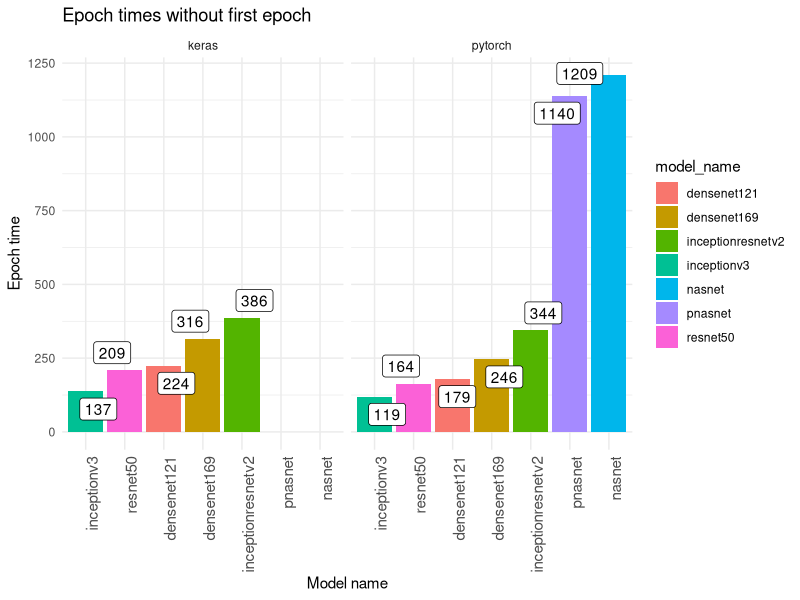

This chart was generated by the following R code:
library('ggplot2')
library('ggrepel')

acc_plot_wf <- function(df, save=FALSE, title='', plot_name='') {
  
  g_full <- ggplot(df, aes(x=reorder(model_name, epoch_time), y=epoch_time)) + 
    # geom_point(aes(color='framework're), size=4) +
    geom_col(fill='navy') +
    geom_label_repel(aes(label=epoch_time)) +
    scale_color_brewer(palette='Set2') +
    labs(x='Model name', y='Epoch time', title=title) +
    theme_minimal() +
    theme(axis.text.x = element_text(angle=90, hjust=1, size=11))
  g_full
  
  if (save) {
    ggsave(sprintf('figures/ggplot_%s.png', plot_name), g_full, dpi=400, width=8, height=8)
  }
}

acc_plot_facet <- function(df, save=FALSE, title='', plot_name='') {
  
  g_full <- ggplot(df, aes(x=reorder(model_name, epoch_time), y=epoch_time)) + 
    # geom_point(aes(color='framework're), size=4) +
    geom_col(aes(fill=model_name)) +
    geom_label_repel(aes(label=epoch_time)) +
    scale_color_brewer(palette='Set2') +
    labs(x='Model name', y='Epoch time', title=title) +
    theme_minimal() +
    facet_grid(. ~ framework, drop=TRUE) +
    theme(axis.text.x = element_text(angle=90, hjust=1, size=11))
  g_full
  
  if (save) {
    ggsave(sprintf('figures/ggplot_%s.png', plot_name), g_full, dpi=400, width=14, height=8)
  }
}

# df <- read.csv('df_first_epoch.csv')
df <- read.csv('df_non_first.csv')


df$epoch_time <- round(df$epoch_time, 0)

df[, 'framework'] = as.factor(df[, 'framework'])
df[, 'model_name'] = as.factor(df[, 'model_name'])


df_keras <- df[which(df$framework == 'keras'), ]
df_torch <- df[which(df$framework == 'pytorch'), ]

# Plot all:
acc_plot_facet(df, TRUE, 'Epoch times without first epoch', 'non_first_epoch_times')  # OK
